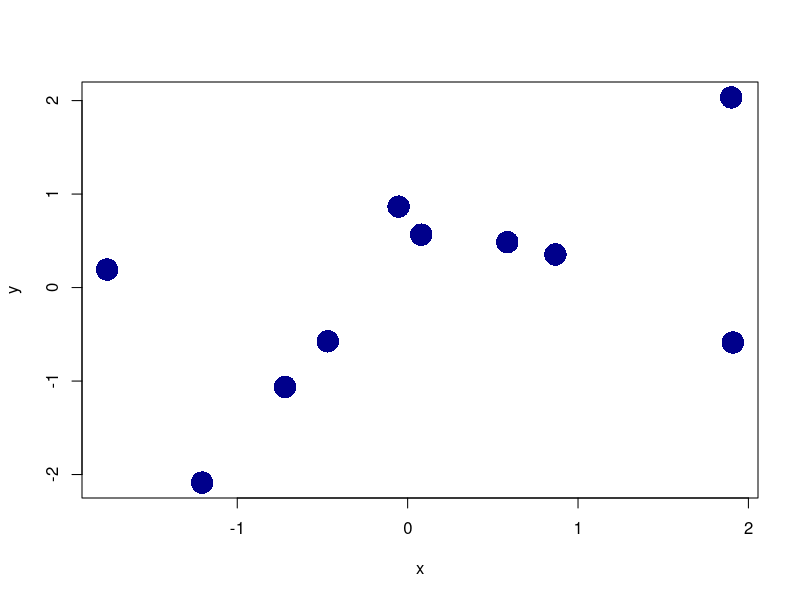

The R script that drew this image:
## ---- chunk 1
x <- rnorm(10); y <- rnorm(10);

plot(x, y, cex = 3, col = "darkblue", pch = 16)


